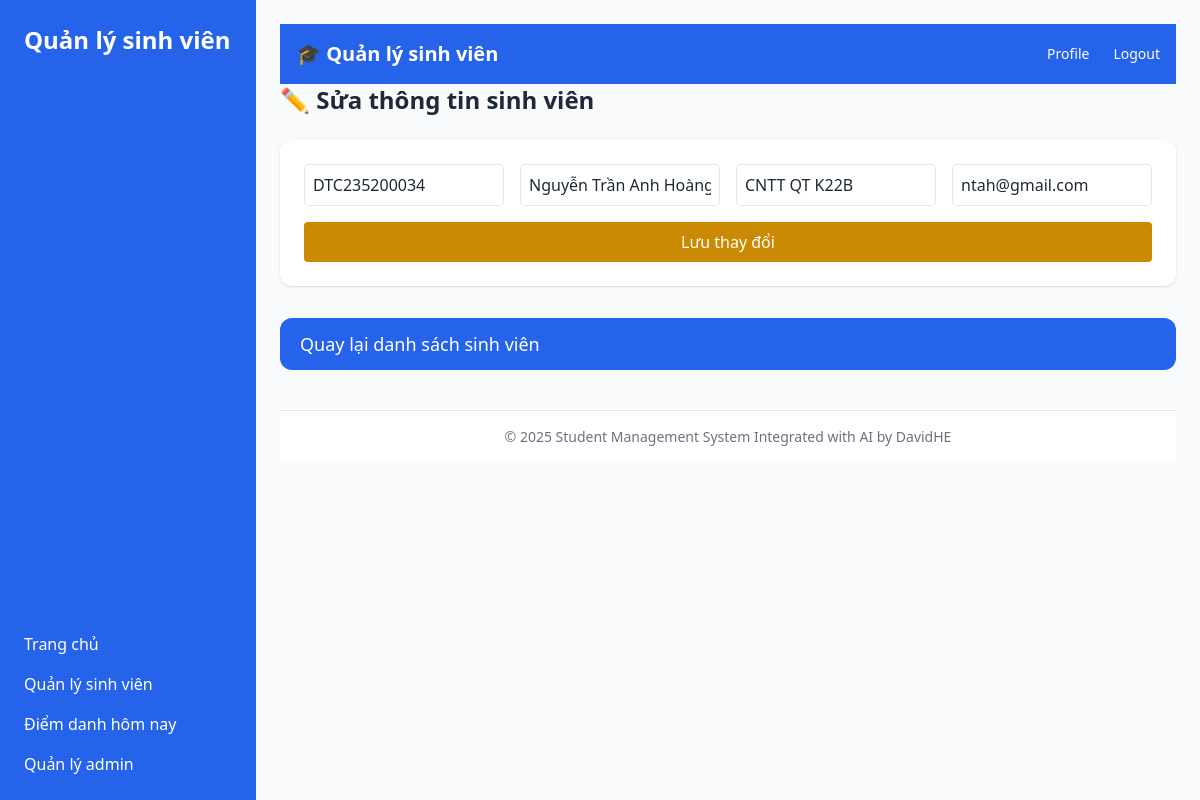
/students/edit/2 (signed in), run on the app's committed database.
### app.py (models this page shows)
class Student(db.Model):
    id = db.Column(db.Integer, primary_key=True)
    student_id = db.Column(db.String(20), unique=True, nullable=False)
    name = db.Column(db.String(100), nullable=False)
    email = db.Column(db.String(100))
    class_name = db.Column(db.String(20))

### app.py (the view, shortened to what this page needs)
@app.route('/students/edit/<int:id>', methods=['GET', 'POST'])
@login_required
def edit_student(id):
    if current_user.role not in ['admin', 'teacher']:  # Kiểm tra quyền truy cập
        return redirect(url_for('home'))
    student = Student.query.get_or_404(id)
    return render_template("student_edit.html", student=student)

### app.py (called while the page is built)
@login_manager.user_loader
def load_user(user_id):
    return User.query.get(int(user_id))  # Tìm người dùng từ database bằng user_id

### templates/student_edit.html (shortened to what this page needs)
{% extends "base.html" %}
{% block content %}
<h2 class="text-2xl font-semibold mb-6">✏️ Sửa thông tin sinh viên</h2>
<form method="POST" action="/students/edit/{{ student.id }}" class="bg-white p-6 rounded-xl shadow mb-8 grid grid-cols-1 md:grid-cols-4 gap-4">
    <input type="text" name="student_id" placeholder="Mã sinh viên" class="border p-2 rounded" value="{{ student.student_id }}" required>
    <input type="text" name="name" placeholder="Họ và tên" class="border p-2 rounded" value="{{ student.name }}" required>
    <input type="text" name="class_name" placeholder="Lớp" class="border p-2 rounded" value="{{ student.class_name }}">
    <input type="email" name="email" placeholder="Email" class="border p-2 rounded" value="{{ student.email }}">
    <button type="submit" class="col-span-1 md:col-span-4 bg-yellow-600 text-white py-2 rounded hover:bg-yellow-700">Lưu thay đổi</button>
</form>
<a href="/students" class="inline-block bg-blue-600 hover:bg-blue-700 text-white px-5 py-3 rounded-xl text-lg font-medium">Quay lại danh sách sinh viên</a>
{% endblock %}

### data on the page
Student: student_id "DTC235200034", name "Nguyễn Trần Anh Hoàng", class_name "CNTT QT K22B", email "ntah@gmail.com"
